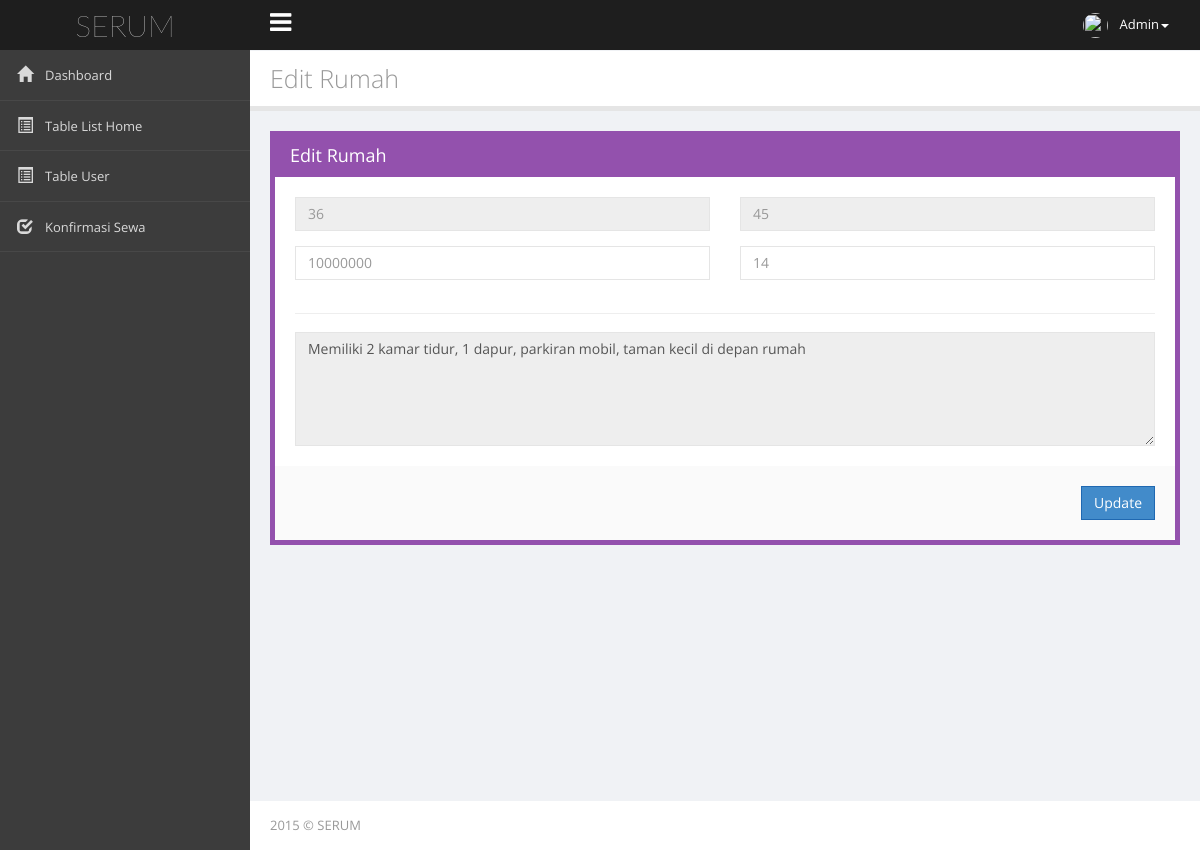
Page /editRumah.php?tipe=36 (signed in) on the committed database.
### tables this page shows
CREATE TABLE IF NOT EXISTS `data_rumah` (
  `gambar` varchar(100) NOT NULL,
  `nama_gambar` varchar(10) NOT NULL,
  `tipe_rumah` int(3) NOT NULL,
  `luas_rumah` int(4) NOT NULL,
  `deskripsi` tinytext NOT NULL,
  `harga` int(11) NOT NULL,
  `stok` int(3) unsigned NOT NULL,
  `mime_type` varchar(30) NOT NULL
);

### editRumah.php (the view, shortened to what this page needs)
<!DOCTYPE html>
<html>
    <head>
        <link type="text/css" rel="stylesheet" href="styles/jquery-ui-1.10.4.custom.min.css">
        <link type="text/css" rel="stylesheet" href="styles/font-awesome.min.css">
        <link type="text/css" rel="stylesheet" href="styles/bootstrap.min.css">
        <link type="text/css" rel="stylesheet" href="styles/animate.css">
        <link type="text/css" rel="stylesheet" href="styles/all.css">
        <link type="text/css" rel="stylesheet" href="styles/main.css">
        <link type="text/css" rel="stylesheet" href="styles/style-responsive.css">
        <link type="text/css" rel="stylesheet" href="styles/zabuto_calendar.min.css">
        <link type="text/css" rel="stylesheet" href="styles/pace.css">
        <link type="text/css" rel="stylesheet" href="styles/jquery.news-ticker.css">
    </head>
    <body>
        <div id="header-topbar-option-demo" class="page-header-topbar">
            <nav id="topbar" role="navigation" style="margin-bottom: 0;" data-step="3" class="navbar navbar-default navbar-static-top">
                <div class="navbar-header">
                    <a id="logo" href="#" class="navbar-brand"><span class="fa fa-rocket"></span><span class="logo-text">SERUM</span><span style="display: none" class="logo-text-icon">µ</span></a></div>
                <div class="topbar-main">
                    <a id="menu-toggle" href="#" class="hidden-xs"><i class="fa fa-bars"></i></a>
                    <ul class="nav navbar navbar-top-links navbar-right mbn">
                        <li class="dropdown topbar-user"><a data-hover="dropdown" href="#" class="dropdown-toggle">
                                <img src="images/avatar/48.jpg" alt="" class="img-responsive img-circle"/>&nbsp;
                                <span class="hidden-xs">Admin</span><span class="caret">
                                </span></a>
                        </li>
                    </ul>
                </div>
            </nav>
        </div>
        <div id="wrapper">
            <nav id="sidebar" role="navigation" data-step="2" data-intro="Template has &lt;b&gt;many navigation styles&lt;/b&gt;"
                 data-position="right" class="navbar-default navbar-static-side">
                <div class="sidebar-collapse menu-scroll">
                    <ul id="side-menu" class="nav">
                        <li ><a href="dashboardAdmin.php"><i class="glyphicon glyphicon-home">
                                </i><span class="menu-title">Dashboard</span></a>
                        </li>
                        <li ><a href="tableListHomeAdmin.php"><i class="glyphicon glyphicon-list-alt">
                                </i><span class="menu-title">Table List Home </span></a>
                        </li>
                        <li ><a href="tableUser.php"><i class="glyphicon glyphicon-list-alt">
                                </i><span class="menu-title">Table User </span></a>
                        </li>
                        <li ><a href="konfirmasiSewa.php"><i class="glyphicon glyphicon-check">
                                </i><span class="menu-title">Konfirmasi Sewa </span></a>
                        </li>
                    </ul>
                </div>
            </nav>
            <div id="page-wrapper">
                <div id="title-breadcrumb-option-demo" class="page-title-breadcrumb">
                    <div class="page-header pull-left">
                        <div class="page-title">Edit Rumah</div>
                    </div>
                    <div class="clearfix">
                    </div>
                </div>
                <div class="page-content">
                    <div class="col-lg-12">
                        <div class="row">
                            <div class="panel panel-violet">
                                <div class="panel-heading">
                                    Edit Rumah</div>
                                <div class="panel-body pan">
                                    <?php
                                    $tipe = $_GET['tipe'];
                                    $query = mysql_query("select tipe_rumah,luas_rumah, harga, stok, deskripsi from data_rumah where tipe_rumah=$tipe;");
                                    $data = mysql_fetch_array($query);
                                    ?>
                                    <form action="model/mInputRumah.php?tipe=<?php echo $data['tipe_rumah'] ?>" method="post" enctype="multipart/form-data">
                                        <div class="form-body pal">
                                            <div class="row">
                                                <div class="col-md-6">
                                                    <div class="form-group">
                                                        <div class="input-icon right">
                                                            <input id="inputTipeRumah" type="text"  class="form-control" value="<?php echo $data['tipe_rumah'] ?>" readonly name="tipe"/></div>
                                                    </div>
                                                </div>
                                                <div class="col-md-6">
                                                    <div class="form-group">
                                                        <div class="input-icon right">
                                                            <input id="inputLuasTanah" type="text"  class="form-control" value="<?php echo $data['luas_rumah']?>" readonly name="luas"/></div>
                                                    </div>
                                                </div>
                                                <div class="col-md-6">
                                                    <div class="form-group">
                                                        <div class="input-icon right">
                                                            <input id="inputHargaRumah" type="text" placeholder="Harga Rumah" class="form-control" value="<?php echo $data['harga']?>"  required="" name="harga"/></div>
                                                    </div>
                                                </div>
                                                <div class="col-md-6">
                                                    <div class="form-group">
                                                        <div class="input-icon right">
                                                            <input id="inputStokRumah" type="text" placeholder="Stok Rumah" class="form-control" value="<?php echo $data['stok']?>" required="" name="stok"/></div>
                                                    </div>
                                                </div>
                                            </div>
                                            <hr />
                                            <div class="form-group mbn">
                                                <textarea rows="5"  class="form-control" readonly name="deskripsi"><?php echo $data['deskripsi']?> </textarea></div>
                                        </div>
                                        <div class="form-actions text-right pal">
                                            <button type="submit" class="btn btn-primary" name="update" />
                                            Update</button>
                                        </div>
                                    </form>
                                </div>
                            </div>
                        </div>
                    </div>
                </div>
                <div id="footer">
                    <div class="copyright">
                        <a href="http://themifycloud.com">2015 © SERUM</a></div>
                </div>
            </div>
    </body>
</html>

### rows in the picture
data_rumah: tipe "36", luas "45", harga "10000000", stok "14", deskripsi "Memiliki 2 kamar tidur, 1 dapur, parkiran mobil, taman kecil di depan rumah"
